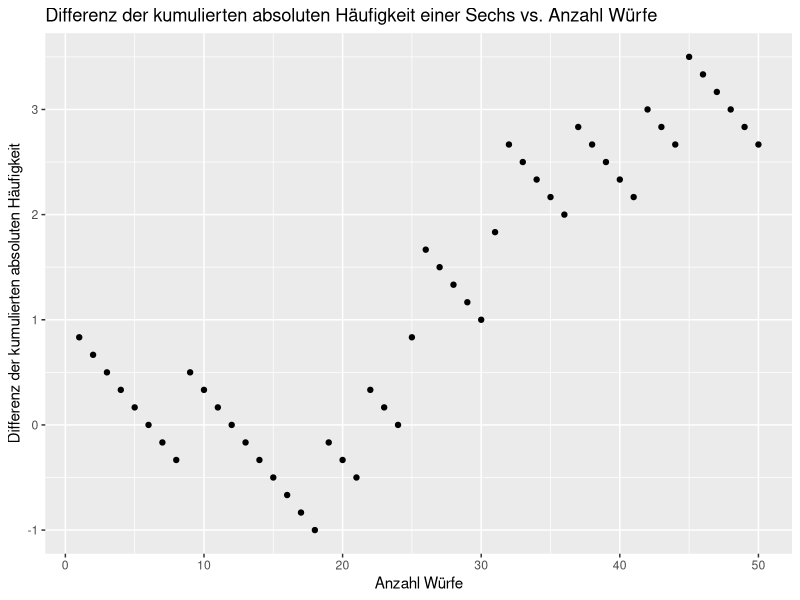
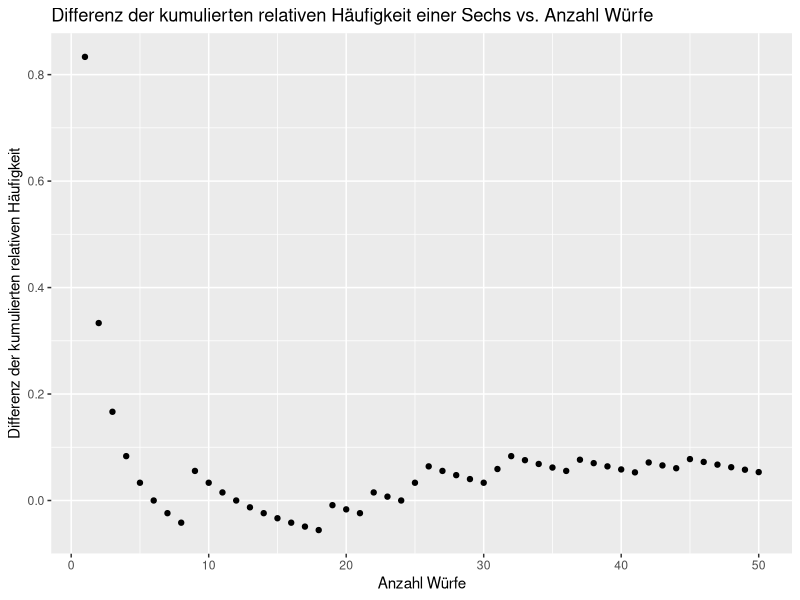
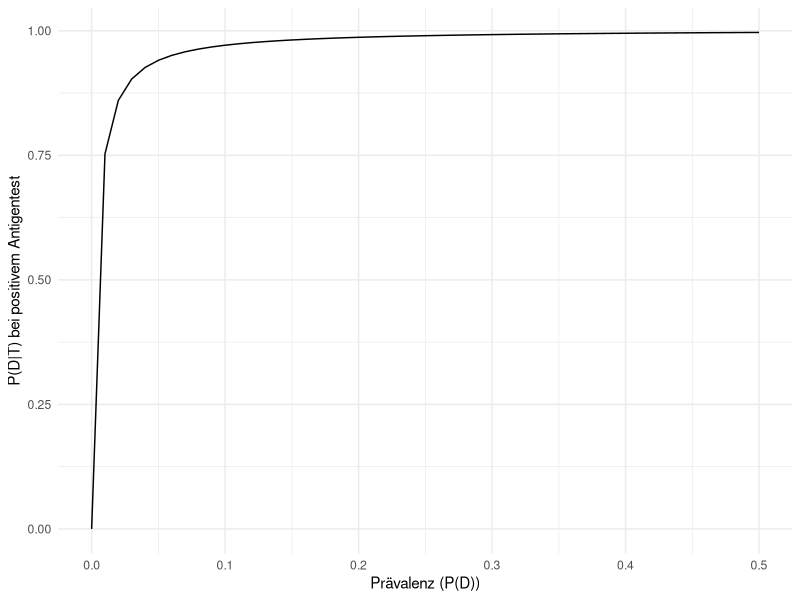

Write the R code that produced these figures, in order.
## ---- chunk 1
knitr::opts_chunk$set(echo = TRUE)
## ---- chunk 2
wurf <- c(6, 1, 1, 3, 3, 3, 2, 3, 6, 4, 4, 1, 4, 4, 2, 5, 2, 2, 6, 4, 2, 6, 4, 1, 6, 6, 4, 4, 1, 3, 6, 6, 4, 5, 4, 4, 6, 1, 4, 4, 1, 6, 4, 4, 6, 3, 3, 4, 4, 1)
## ---- chunk 3
anzahl_wuerfe <- length(wurf)
## ---- chunk 4
erwartete_abs_haeufigkeit <- cumsum(rep(1/6, anzahl_wuerfe))
## ---- chunk 5
erwartete_rel_haeufigkeit <- erwartete_abs_haeufigkeit / seq_len(anzahl_wuerfe)
## ---- chunk 6
beobachtete_abs_haeufigkeit <- cumsum(wurf == 6)
## ---- chunk 7
beobachtete_rel_haeufigkeit <- beobachtete_abs_haeufigkeit / seq_len(anzahl_wuerfe)
## ---- chunk 8
differenz_abs_haeufigkeit <- beobachtete_abs_haeufigkeit - erwartete_abs_haeufigkeit
## ---- chunk 9
differenz_rel_haeufigkeit <- beobachtete_rel_haeufigkeit - erwartete_rel_haeufigkeit
## ---- chunk 10
tabelle <- data.frame(
  Wurf = seq_len(anzahl_wuerfe),
  Wurfzahl = wurf,
  Beob_Kum_Abs_H = beobachtete_abs_haeufigkeit,
  Erw_Kum_Abs_H = erwartete_abs_haeufigkeit,
  Diff_Kum_Abs_H = differenz_abs_haeufigkeit,
  Beob_Kum_Rel_H = beobachtete_rel_haeufigkeit,
  Erw_Kum_Rel_H = erwartete_rel_haeufigkeit,
  Diff_Kum_Rel_H = differenz_rel_haeufigkeit
)
## ---- chunk 11
View(tabelle)
## ---- chunk 12
library(ggplot2)
## ---- chunk 13
abs_diff_plot <- ggplot(tabelle, aes(x = Wurf, y = Diff_Kum_Abs_H)) +
  geom_point() +
  labs(x = "Anzahl Würfe", y = "Differenz der kumulierten absoluten Häufigkeit") +
  ggtitle("Differenz der kumulierten absoluten Häufigkeit einer Sechs vs. Anzahl Würfe")

print(abs_diff_plot)
## ---- chunk 14
rel_diff_plot <- ggplot(tabelle, aes(x = Wurf, y = Diff_Kum_Rel_H)) +
  geom_point() +
  labs(x = "Anzahl Würfe", y = "Differenz der kumulierten relativen Häufigkeit") +
  ggtitle("Differenz der kumulierten relativen Häufigkeit einer Sechs vs. Anzahl Würfe")

print(rel_diff_plot)
## ---- chunk 15
data("ChickWeight")
## ---- chunk 16
head(ChickWeight)
## ---- chunk 17
P_A <- nrow(ChickWeight[ChickWeight$Diet == 1, ]) / nrow(ChickWeight)
## ---- chunk 18
P_B <- nrow(ChickWeight[ChickWeight$Time == 10, ]) / nrow(ChickWeight)
## ---- chunk 19
P_B_gegeben_A <- nrow(ChickWeight[ChickWeight$Diet == 1 & ChickWeight$Time == 10, ]) / nrow(ChickWeight[ChickWeight$Diet == 1, ])
## ---- chunk 20
P_A_gegeben_B <- P_A * P_B_gegeben_A / P_B
## ---- chunk 21
P_A_gegeben_B_in_data <- nrow(ChickWeight[ChickWeight$Diet == 1 & ChickWeight$Time == 10, ]) / nrow(ChickWeight[ChickWeight$Time == 10, ])

## ---- chunk 22
print(P_A_gegeben_B)
print(P_A_gegeben_B_in_data)
## ---- chunk 23
sensitivitaet_antigentest <- 0.9652
spezifitaet_antigentest <- 0.9968
sensitivitaet_pcr <- 0.947
spezifitaet_pcr <- 0.986
praevalenz <- 0.02
## ---- chunk 24
p_d_t_positiv_antigentest <- (sensitivitaet_antigentest * praevalenz) / ((sensitivitaet_antigentest * praevalenz) + ((1 - spezifitaet_antigentest) * (1 - praevalenz)))

print(p_d_t_positiv_antigentest)
## ---- chunk 25
p_d_t_negativ_antigentest <- (1 - sensitivitaet_antigentest) * praevalenz + spezifitaet_antigentest * spezifitaet_antigentest

p_d_t_negativ_antigentest


## ---- chunk 26
p_d_t_positiv_antigentest_und_pcr <- (sensitivitaet_antigentest * sensitivitaet_pcr * praevalenz) / ((sensitivitaet_antigentest * sensitivitaet_pcr * praevalenz) + ((1 - spezifitaet_antigentest) * (1 - spezifitaet_pcr) * (1 - praevalenz)))

p_d_t_positiv_antigentest_und_pcr

## ---- chunk 27
praevalenz_bereich <- seq(0, 0.5, by = 0.01)
wahrscheinlichkeit_d_gegeben_t <- (sensitivitaet_antigentest * praevalenz_bereich) / ((sensitivitaet_antigentest * praevalenz_bereich) + ((1 - spezifitaet_antigentest) * (1 - praevalenz_bereich)))

daten <- data.frame(Prävalenz = praevalenz_bereich, Wahrscheinlichkeit = wahrscheinlichkeit_d_gegeben_t)

ggplot(daten, aes(x = Prävalenz, y = Wahrscheinlichkeit)) +
  geom_line() +
  labs(x = "Prävalenz (P(D))", y = "P(D|T) bei positivem Antigentest") +
  theme_minimal()

